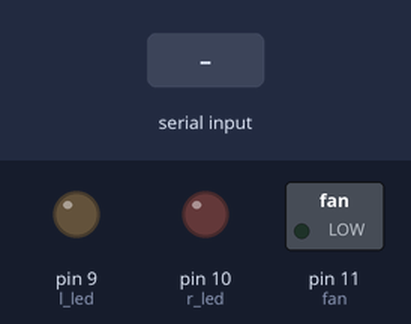
A sketch run on a simulated Arduino Uno, built with avr-gcc and run on an emulated ATmega328P. Parts: switched loads named in the sketch (green lamp = pin HIGH), output pins drawn as LEDs (lit = HIGH). Inputs (shaded band) come from the test bench.

Above: at 1.2 s.
1.3 s: "30,150&" received over Serial
At 1.7 s:
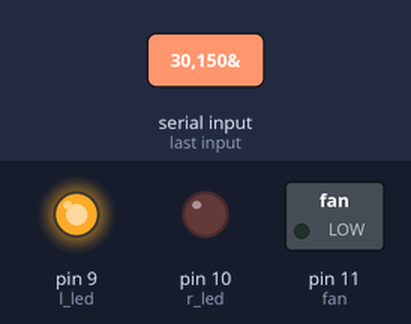
2.8 s: "90:45:200&" received over Serial
At 4.2 s:
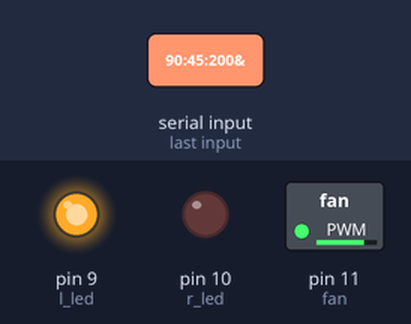
Timing chart, 0 to 5.8 s (numbered marks = the images above; inputs shaded):
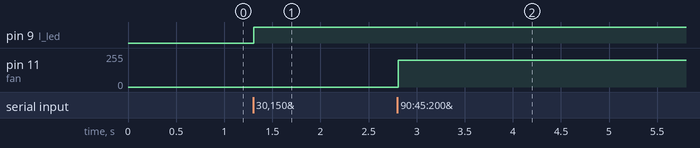

The sketch:

hvac.ino
```cpp
// (licence header left out)
//connections
int l_led = 9;
int r_led = 10;
int fan = 11;

int l_val, r_val, f_val;
char buffer[20];

char lookup[16][2] =
{
{15,20}, {16,40}, {17,60}, {18,80}, {19,100},
{20,120}, {21,140}, {22,160}, {23,180}, {24,200},
{25,210}, {26,220}, {27,230}, {28,240}, {29,250},
{30,255}
};

void left_temp(int val)
{
  int i;

  for (i = 0; i < 16; i++) {
    if (val == lookup[i][0])
      analogWrite(l_led, lookup[i][1]);
  }
}

void right_temp(int val)
{
  int i;

  for (i = 0; i < 16; i++) {
    if (val == lookup[i][0])
      analogWrite(r_led, lookup[i][1]);
  }
}

void fan_speed(int val)
{
  analogWrite(fan, val);
}

void setup()
{
  pinMode(l_led, OUTPUT);
  pinMode(r_led, OUTPUT);
  pinMode(fan, OUTPUT);
  Serial.begin(9600);
}

// data format: left_temp:right_temp:fan_speed&
void loop()
{
  while(Serial.available() > 0) {
      memset(buffer, 0, sizeof(buffer));
      String data = Serial.readStringUntil('&');
      if (data != "") {
        data.toCharArray(buffer, 20);
        sscanf(buffer, "%d:%d:%d", &l_val, &r_val, &f_val);
        // write HVAC values
        left_temp(l_val);
        right_temp(r_val);
        fan_speed(f_val);
      }
   }
}
```

Measured:
- after the input at 1.3 s, pin 9 (l_led): LOW → HIGH at once
- after the input at 2.8 s, pin 11 (fan): 0/255 → 200/255 at once
